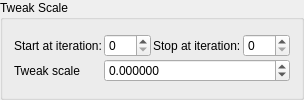
    <widget class="QGroupBox" name="groupBox_5">
     <property name="title">
      <string>Tweak Scale</string>
     </property>
     <layout class="QVBoxLayout" name="verticalLayout_10">
      <item>
       <layout class="QGridLayout" name="gridLayout_82">
        <property name="spacing">
         <number>2</number>
        </property>
        <item row="2" column="3">
         <widget class="MySpinBox" name="spinboxInt_transf_stop_iterations_C1">
          <property name="sizePolicy">
           <sizepolicy hsizetype="Preferred" vsizetype="Maximum">
            <horstretch>0</horstretch>
            <verstretch>0</verstretch>
           </sizepolicy>
          </property>
          <property name="maximum">
           <number>999</number>
          </property>
         </widget>
        </item>
        <item row="2" column="2">
         <widget class="QLabel" name="label_53">
          <property name="text">
           <string>Stop at iteration:</string>
          </property>
         </widget>
        </item>
        <item row="2" column="1">
         <widget class="MySpinBox" name="spinboxInt_transf_start_iterations_C">
          <property name="sizePolicy">
           <sizepolicy hsizetype="Minimum" vsizetype="Maximum">
            <horstretch>0</horstretch>
            <verstretch>0</verstretch>
           </sizepolicy>
          </property>
          <property name="minimum">
           <number>0</number>
          </property>
          <property name="maximum">
           <number>999</number>
          </property>
          <property name="value">
           <number>0</number>
          </property>
         </widget>
        </item>
        <item row="2" column="0">
         <widget class="QLabel" name="label_73">
          <property name="text">
           <string>Start at iteration:</string>
          </property>
         </widget>
        </item>
        <item row="3" column="0">
         <widget class="QLabel" name="label_261">
          <property name="text">
           <string>Tweak scale</string>
          </property>
         </widget>
        </item>
        <item row="3" column="1" colspan="3">
         <widget class="MyDoubleSpinBox" name="spinbox_transf_scaleG_1">
          <property name="sizePolicy">
           <sizepolicy hsizetype="Minimum" vsizetype="Maximum">
            <horstretch>0</horstretch>
            <verstretch>0</verstretch>
           </sizepolicy>
          </property>
          <property name="prefix">
           <string/>
          </property>
          <property name="suffix">
           <string/>
          </property>
          <property name="decimals">
           <number>6</number>
          </property>
          <property name="minimum">
           <double>-99.989999999999995</double>
          </property>
          <property name="maximum">
           <double>99.989999999999995</double>
          </property>
          <property name="singleStep">
           <double>0.100000000000000</double>
          </property>
         </widget>
        </item>
       </layout>
      </item>
     </layout>
    </widget>
